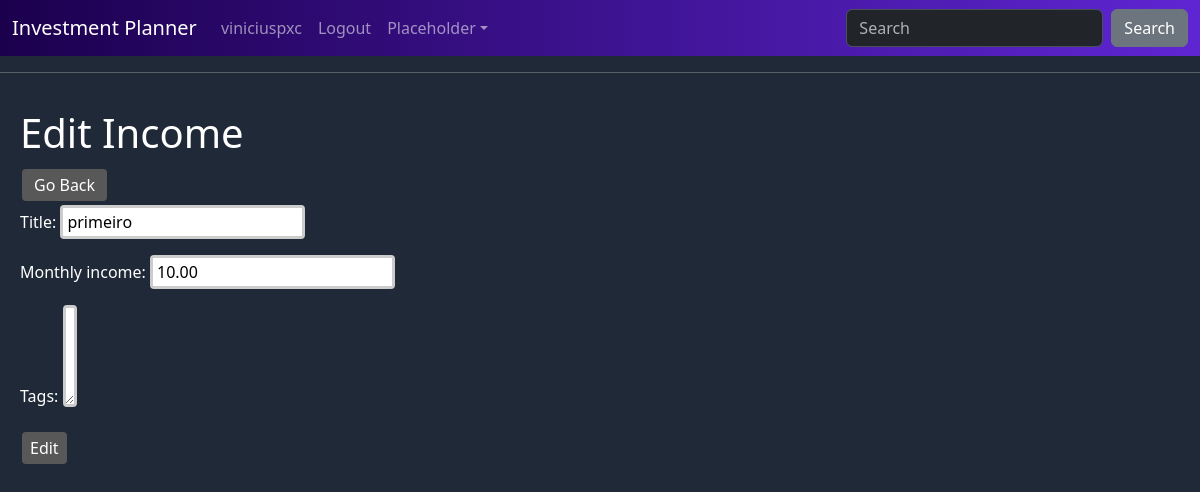
Screenshot of /income-update/1/ (signed in) with the database file from the repository.
### base/models.py (models this page shows, shortened)
class Income(models.Model):
    user = models.ForeignKey(
        User, on_delete=models.CASCADE, null=True, blank=True)
    title = models.CharField(max_length=100, blank=True)
    monthly_income = models.DecimalField(
        max_digits=10, decimal_places=2, default=Decimal(0.00))
    tags = models.ManyToManyField(
        IncomeTag, related_name='fixed_incomes', blank=True)

### base/views.py (the view)
class IncomeUpdate(LoginRequiredMixin, UpdateView):
    model = Income
    template_name = 'base/income_create.html'
    fields = ('title', 'monthly_income', 'tags')
    success_url = reverse_lazy('income-list')

### base/templates/base/income_create.html (shortened to what this page needs)
{% extends 'base/base.html' %}
{% block content %}
<h1>{% if form.instance.pk %}Edit Income{% else %}Income Creation{% endif %}</h1>
<a href="javascript:history.back()">Go Back</a>
<form method="post">
    {{ form.as_p }}
    <input type="submit" name="action" value="{% if form.instance.pk %}Edit{% else %}Add{% endif %}">
</form>
{% endblock %}

### base/templates/base/navbar.html (shortened to what this page needs)
<head>
    <link href="https://cdn.jsdelivr.net/npm/bootstrap@5.3.3/dist/css/bootstrap.min.css" rel="stylesheet"
>
</head>
{% block content %}
<nav class="navbar navbar-expand-lg navbar-custom" data-bs-theme="dark">
    <div class="container-fluid">
        <a class="navbar-brand" href="/">Investment Planner</a>
        <div class="collapse navbar-collapse" id="navbarColor01">
            <ul class="navbar-nav me-auto">
                {% if request.user.is_authenticated %}
                <li class="nav-item">
                    <a class="nav-link" href="{% url 'investments' %}">{{ request.user }}</a>
                </li>
                <li class="nav-item">
                    <a class="nav-link" href="{% url 'account_logout' %}">Logout</a>
                </li>
                <li class="nav-item dropdown">
                    <a class="nav-link dropdown-toggle" href="#" id="navbarDropdown" role="button"
                        data-bs-toggle="dropdown" aria-haspopup="true" aria-expanded="false">Placeholder</a>
                </li>
                {% endif %}
            </ul>
            <form class="d-flex">
                <input class="form-control me-sm-2" type="search" placeholder="Search">
                <button class="btn btn-secondary my-2 my-sm-0" type="submit">Search</button>
            </form>
        </div>
    </div>
</nav>
{% endblock content %}

### base/static/base/style.css (style rules this page uses)
* { box-sizing: border-box; }
.content-div form input { color: black; }
.content-div form select { color: black; }
.content-div input, select, textarea { padding: 2px 4px; box-sizing: border-box; border: 3px solid #ccc; border-radius: 4px; resize: vertical; -webkit-transition: 0.5s; transition: 0.5s; outline: none; }
.content-div input[type=submit] { background-color: #585858; color: white; padding: 4px 8px; margin: 8px 2px; border: none; border-radius: 4px; cursor: pointer; }
.content-div a:link, .content-div a:visited { background-color: #585858; color: white; padding: 4px 12px; margin: 4px 2px; border-radius: 4px; text-align: center; text-decoration: none; display: inline-block; }

### base/templates/base/navbar.html (style rules this page uses)
.navbar-custom { background-image: linear-gradient(to right, #1b004d, #5f25d3); }

### rows the page displays
Income: title "primeiro", monthly_income "10.00", action "Edit"

### other values shown
{{ request.user }} "viniciuspxc"
